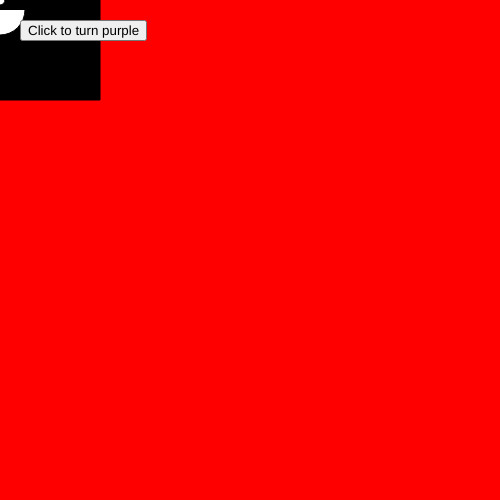
Frame 1 (no input)
Frame 60 (no input): identical to frame 1, image omitted
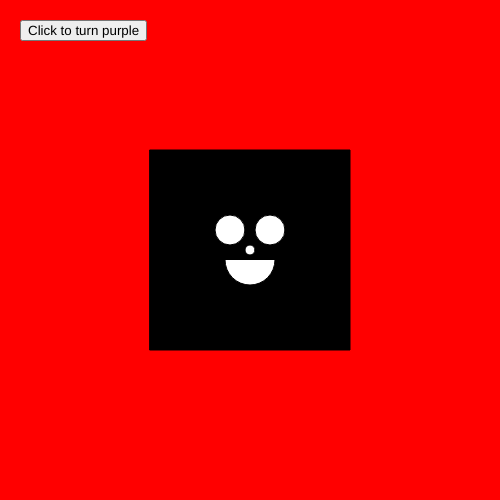
Frame 120 (the mouse pressed at the canvas centre since frame 60)

The p5.js sketch that drew these frames (run headless with seeded random() and noise() and a simulated clock; from frame 60 on, the mouse is pressed at the canvas centre):

// p5.js sketch
// ── sketch.js
//these variable are available thru entire program
var pointX = 0;
var pointY = 0;
var faceColor = "Blue";

var colorButton;

function setup() {
  // put setup code here
  createCanvas(500,500);
  pointX = width/2;
  pointY = height/2;

  console.log("pointX " + pointX + " pointY " + pointY);

var message = "Hello";//scope of this variable only available in setup function
console.log(message);
//console.log(drawMessage);//drawMessage not defined bc variable only in scope of draw function

colorButton = createButton("Click to turn purple");//function thats part of p5.dom library, it generates an html button
colorButton.position(20,20);
colorButton.mousePressed(function(){
faceColor = "purple";
});//when  pr4ess mouse to click on button, face will turn purple

}

function draw() {
  // put drawing code here

//use and if statement to change backg4round colorButton
//what is going to be our condition?
background(255);//background must be before the conditional to change background
if(mouseX <= width/2){

background("red");
faceColor = "black";
}

if(mouseX > width/2){

background("black");
faceColor = "red";
}

//console.log(message); //message not defined bc variable only in scope of setup
var drawMessage = "This message is in the draw loop";
console.log(drawMessage);

  //pointX = 100;
  //pointY = 100;
  pointX = mouseX;
  pointY = mouseY;
fill(faceColor); //a]make face whatever faceColor is (ex: blue)
  rect(pointX -100 ,pointY -100,200,200);
  fill(255);//keep eyes and nose and mouth white
  ellipse(pointX, pointY, 10,10);
  ellipse(pointX + 20, pointY -20, 30,30);
  ellipse(pointX - 20, pointY -20, 30,30);

  // arc(x,y,width,height,start,end)
  arc(pointX,pointY + 10,50,50,0,PI);

  //ellipse(point2, point2, 10,10);

}//end of draw



function mousePressed(){
//detects when mouse has been clicked
//faceColor = "red";//when press mouse, face changes from blue(original facecolor) to red
}

function mouseReleased(){
//faceColor = "Blue";
//face turns blue when mouse is released
}



function keyPressed(){
//faceColor = "white";
//face becomes white when any key is pressed

//conditional; if condition is true, do whats inside curly braces
// ==means one side equals the other

console.log("key"+ key);
console.log("keyCode" + keyCode);

if(key == "w"){
//what you want to happen goes inside curly braces
  faceColor = "white";
}
//conditional:
if(key=="r"){

faceColor = "red";

}

}//end of keyPressed






//end of document
